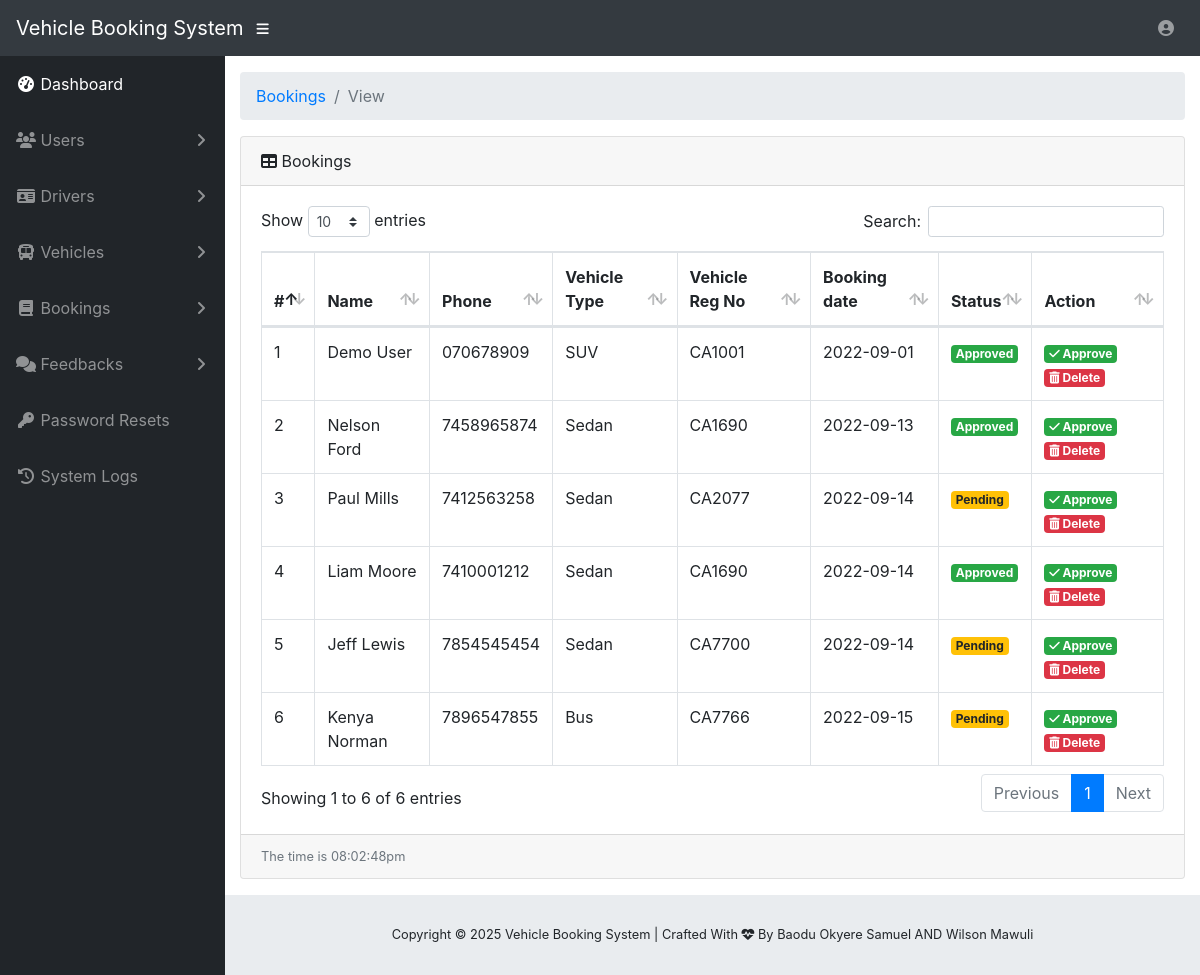
Screenshot of /admin-manage-booking.php (signed in) with the database file from the repository.
### tables this page shows
CREATE TABLE IF NOT EXISTS `tms_user` (
  `u_id` int(20) NOT NULL,
  `u_fname` varchar(200) NOT NULL,
  `u_lname` varchar(200) NOT NULL,
  `u_phone` varchar(200) NOT NULL,
  `u_addr` varchar(200) NOT NULL,
  `u_category` varchar(200) NOT NULL,
  `u_email` varchar(200) NOT NULL,
  `u_pwd` varchar(20) NOT NULL,
  `u_car_type` varchar(200) NOT NULL,
  `u_car_regno` varchar(200) NOT NULL,
  `u_car_bookdate` varchar(200) NOT NULL,
  `u_car_book_status` varchar(200) NOT NULL
);

### admin-manage-booking.php (the view, shortened to what this page needs)
<?php
  include('vendor/inc/config.php');
?>
<!DOCTYPE html>
<html lang="en">
<?php include('vendor/inc/head.php');?>
<body id="page-top">
 <?php include("vendor/inc/nav.php");?>
  <div id="wrapper">
    <?php include('vendor/inc/sidebar.php');?>
    <div id="content-wrapper">
      <div class="container-fluid">
        <ol class="breadcrumb">
          <li class="breadcrumb-item">
            <a href="#">Bookings</a>
          </li>
          <li class="breadcrumb-item active">View </li>
        </ol>
        <div class="card mb-3">
          <div class="card-header">
            <i class="fas fa-table"></i>
            Bookings</div>
          <div class="card-body">
            <div class="table-responsive">
              <table class="table table-bordered" id="dataTable" width="100%" cellspacing="0">
                <thead>
                  <tr>
                    <th>#</th>
                    <th>Name</th>
                    <th>Phone</th>
                    <th>Vehicle Type</th>
                    <th>Vehicle Reg No</th>
                    <th>Booking date</th>
                    <th>Status</th>
                    <th>Action</th>
                  </tr>
                </thead>
                <tbody>
                <?php
                  $ret="SELECT * FROM tms_user where u_car_book_status = 'Approved' || u_car_book_status = 'Pending' ";
                  $stmt= $mysqli->prepare($ret) ;
                  $stmt->execute() ;
                  $res=$stmt->get_result();
                  $cnt=1;
                  while($row=$res->fetch_object())
                {
                ?>
                  <tr>
                    <td><?php echo $cnt;?></td>
                    <td><?php echo $row->u_fname;?> <?php echo $row->u_lname;?></td>
                    <td><?php echo $row->u_phone;?></td>
                    <td><?php echo $row->u_car_type;?></td>
                    <td><?php echo $row->u_car_regno;?></td>
                    <td><?php echo $row->u_car_bookdate;?></td>
                    <td><?php if($row->u_car_book_status == "Pending"){ echo '<span class = "badge badge-warning">'.$row->u_car_book_status.'</span>'; } else { echo '<span class = "badge badge-success">'.$row->u_car_book_status.'</span>';}?></td>
                    <td>
                        <a href="admin-approve-booking.php?u_id=<?php echo $row->u_id;?>" class="badge badge-success"><i class = "fa fa-check"></i> Approve</a>
                        <a href="admin-delete-booking.php?u_id=<?php echo $row->u_id;?>" class="badge badge-danger"><i class ="fa fa-trash"></i> Delete</a>
                    </td>
                  </tr>
                  <?php  $cnt = $cnt +1; }?>
                </tbody>
              </table>
            </div>
          </div>
          <div class="card-footer small text-muted">
            <?php
              echo "The time is " . date("h:i:sa");
            ?>
        </div>
      </div>
      <?php include("vendor/inc/footer.php");?>
    </div>
  </div>
</body>
</html>

### rows the page displays
tms_user: u_fname "Demo", u_lname "User", u_phone "070678909", u_car_type "SUV", u_car_regno "CA1001", u_car_bookdate "2022-09-01", u_car_book_status "Approved"
tms_user: u_fname "Nelson", u_lname "Ford", u_phone "7458965874", u_car_type "Sedan", u_car_regno "CA1690", u_car_bookdate "2022-09-13", u_car_book_status "Approved"
tms_user: u_fname "Paul", u_lname "Mills", u_phone "7412563258", u_car_type "Sedan", u_car_regno "CA2077", u_car_bookdate "2022-09-14", u_car_book_status "Pending"
tms_user: u_fname "Liam", u_lname "Moore", u_phone "7410001212", u_car_type "Sedan", u_car_regno "CA1690", u_car_bookdate "2022-09-14", u_car_book_status "Approved"
tms_user: u_fname "Jeff", u_lname "Lewis", u_phone "7854545454", u_car_type "Sedan", u_car_regno "CA7700", u_car_bookdate "2022-09-14", u_car_book_status "Pending"
tms_user: u_fname "Kenya", u_lname "Norman", u_phone "7896547855", u_car_type "Bus", u_car_regno "CA7766", u_car_bookdate "2022-09-15", u_car_book_status "Pending"
